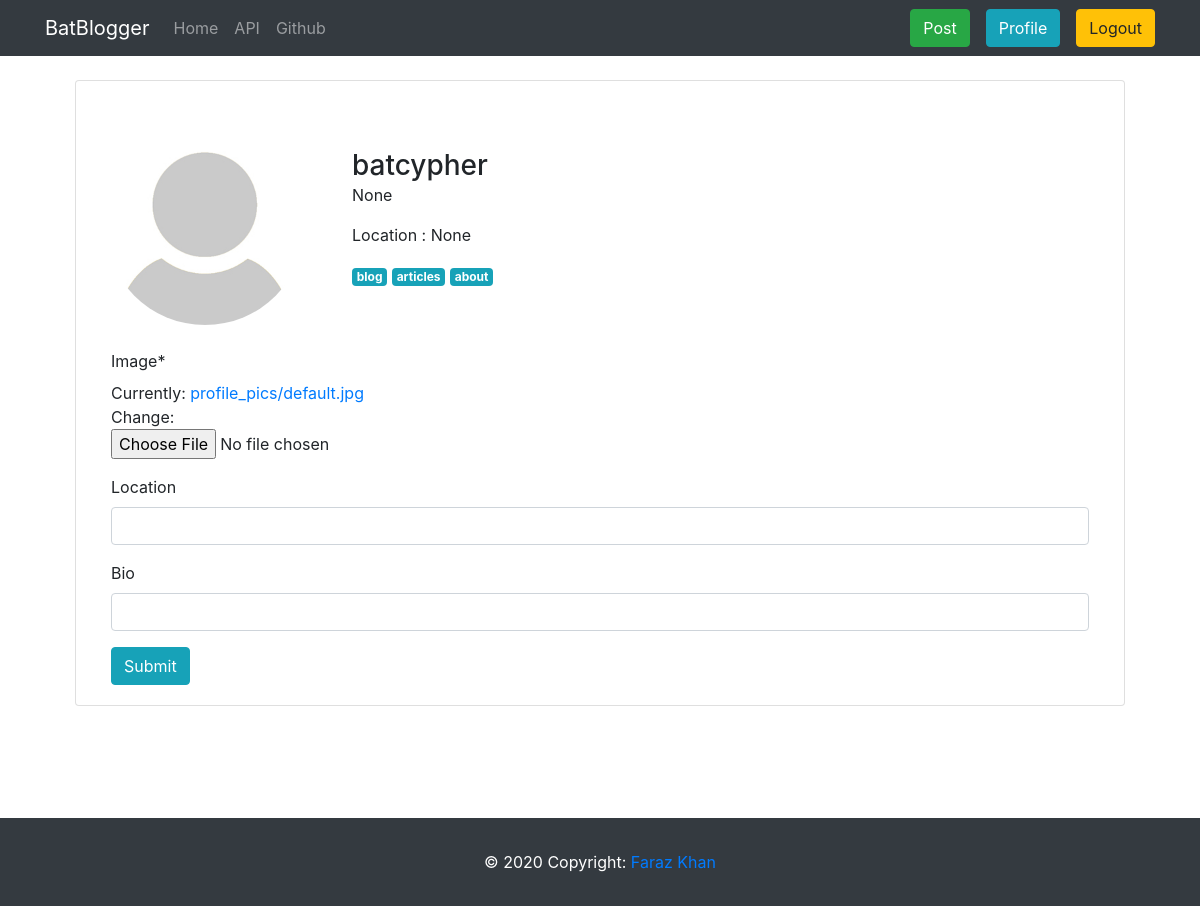
Before: /editprofile/batcypher/ (signed in) with the older database file.
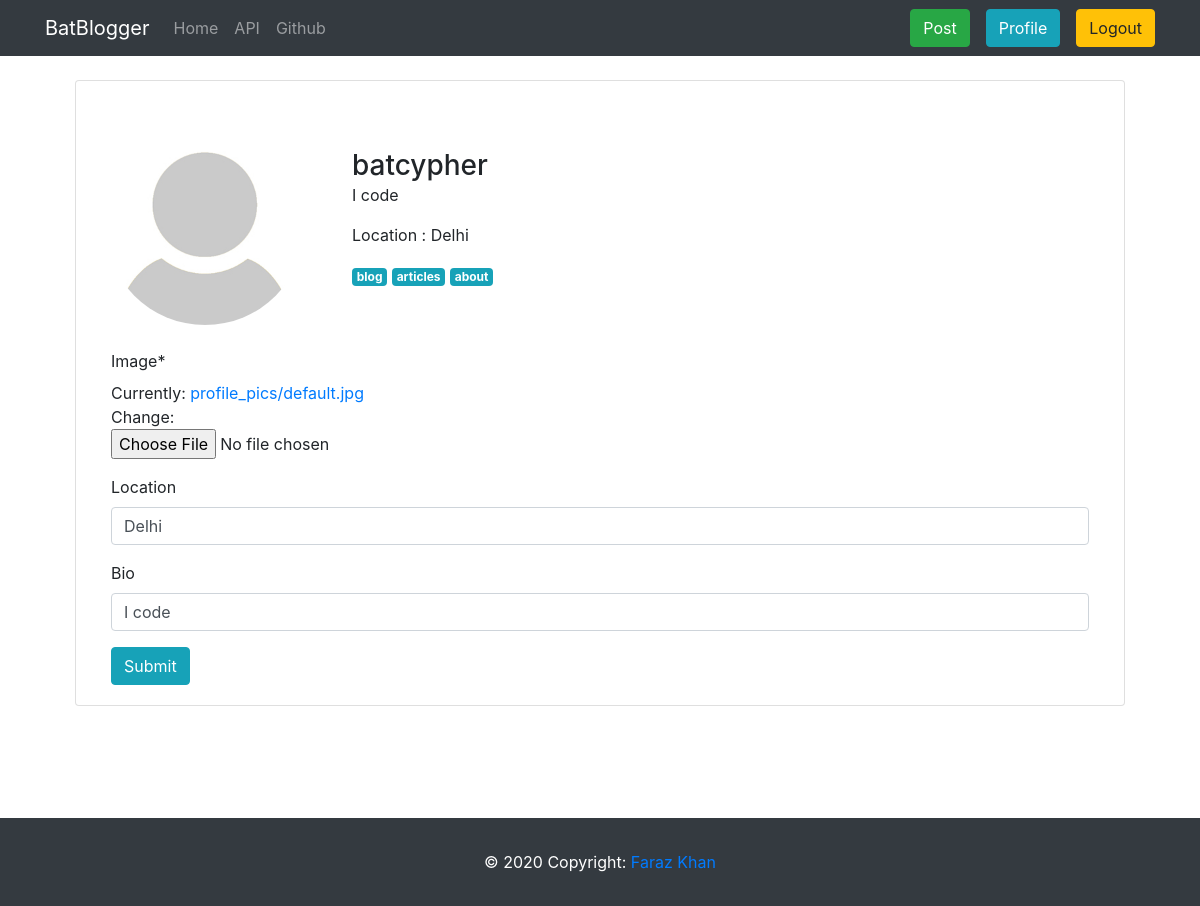
After: the same page with the newer database file.
### blog/models.py (models this page shows, shortened)
class Profile(models.Model):
    user = models.OneToOneField(User, on_delete=models.CASCADE)
    image = models.ImageField(default='profile_pics/default.jpg', upload_to=rename('profile_pics'))
    location = models.CharField(max_length=100, blank=True, null=True)
    bio = models.CharField(max_length=500, blank=True, null=True)

### webui/views.py (the view, shortened to what this page needs)
# urls.py: path('editprofile/<str:username>/', EditProfileView, name='edit-profile'),
@login_required
def EditProfileView(request, username):
    if username == request.user.username:
        profile = Profile.objects.get(user__username=username)
        image_path = profile.image.path
        if request.method == 'GET':
            form = EditProfileForm(instance=profile)
        return render(request, 'edit_profile.html', {'profile': profile,'form':form})
    raise PermissionDenied

### webui/forms.py
class EditProfileForm(forms.ModelForm):
    class Meta:
        model = Profile
        fields = ['image', 'location', 'bio']

### templates/edit_profile.html (shortened to what this page needs)
{% extends "base.html" %}
{% load static %}
{% load crispy_forms_tags %}
{% block content %}
<div class="container m-auto">
  <div class="container my-4">
    <div style="margin-bottom:200px;" class="container">
      <div class="row">
        <div class="col-12">
          <div class="card">
            <div class="card-body">
              <div class="row">
                <div class="m-4 text-center">
                  <img src="{{profile.image.url}}" width="200" height="200" alt="" class="rounded-circle img-fluid">
                </div>
                <div class="ml-2 col-12 col-lg-8 col-md-6">
                  <h3 class="mt-5 mb-0 text-truncated">{{profile.user}}</h3>
                  <p>
                    {{profile.bio}}
                  </p>
                  <p>
                    Location : {{profile.location}}
                  </p>
                  <p> <span class="badge badge-info tags">blog</span>
                    <span class="badge badge-info tags">articles</span>
                    <span class="badge badge-info tags">about</span>
                  </p>
                </div>
              </div>
              <div class="col-12">
                <form method="POST" enctype="multipart/form-data">
                  {{ form | crispy }}
                  <input class="btn btn-info" type="submit">
              </form>
              </div>
            </div>
          </div>
        </div>
      </div>
    </div>
  </div>
</div>
{% endblock content %}

Changed rows visible on the page:
changed Profile "batcypher": bio "None" → "I code"; location "None" → "Delhi"; location (not shown) → "Delhi"; bio (not shown) → "I code"
